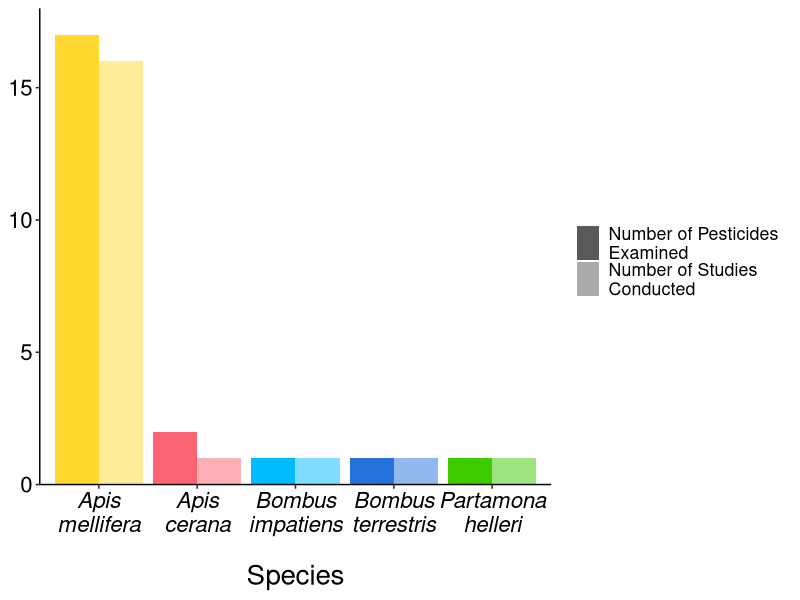
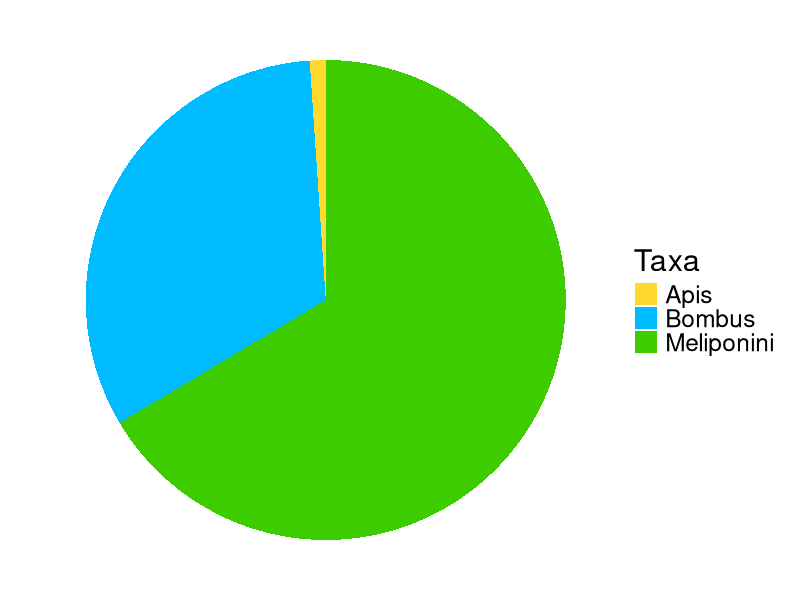

Recreate these plots in R, in order.
## ---- chunk 1
library(tidyverse)
library(ggpubr)
## ---- chunk 2
speciespesticide <- read.csv("tables/speciesandpesticides.csv", stringsAsFactors = TRUE, na.strings=c(""))

str(speciespesticide)
## ---- chunk 3
#Make dataframe for number of studies
studiesn<-speciespesticide %>%
  dplyr::filter(time_period == "recent") %>% 
  group_by(species) %>% 
  count(authors) %>% 
    summarize(studiesn=n())

#Make dataframe for number of pesticides
speciesn<-speciespesticide %>% 
  dplyr::filter(year > 2014) %>% 
  group_by(species) %>% 
  count(pesticide) %>% 
  summarize(pesticiden=n())

#Merge dataframes
df_speciesandstudies <- left_join(studiesn, speciesn, by = c("species" = "species"))

#Get into long format
df_speciesandstudies_long <- df_speciesandstudies %>% 
  pivot_longer(!species, names_to = "type", values_to = "number")

#Reorder species
df_speciesandstudies_long$species <- factor(df_speciesandstudies_long$species, levels = c("Apis mellifera", "Apis cerana", "Bombus impatiens", "Bombus terrestris", "Partamona helleri"))


#Create function to split species names for x-axis labels
addline_format <- function(x,...){
    gsub('\\s','\n',x)
}

#Make the plot
df_speciesandstudies_long %>% 
  ggplot(aes(x=fct_reorder(species, number, .desc = TRUE), y=number, fill=species, alpha=type)) +
    geom_bar(width=0.9, stat = "identity", position = "dodge") +
    theme_pubr() +
    theme(text = element_text(size = 16), 
          axis.text.x = element_text(face = "italic", size = 16),
          legend.position = "right",
          axis.title.y = element_blank(),
          axis.title.x = element_text(size = 20, margin = margin(t = 20, r = 0, b = 0, l = 0)))+
    scale_y_continuous(name ="Number", 
                       breaks = seq(0, 20, len = 5), 
                       expand = c(0, 0),
                       limits = c(0,18))+
    scale_fill_manual(guide = 'none', values=c("#FFD930","#FC6471", "#00BBFF", "#2372D9", "#3DCC00")) +
  scale_alpha_discrete(range = c(1, 0.5), name = "", labels = c("Number of Pesticides \nExamined", "Number of Studies \nConducted"))+
    labs(fill = "Species", alpha = "")+
  scale_x_discrete(name="Species", breaks=unique(df_speciesandstudies_long$species), labels=addline_format(c("Apis cerana", 
                        "Apis mellifera", "Bombus impatiens", "Bombus terrestris", "Partamona helleri")))
## ---- chunk 4
  allbeetaxa <- read.csv("tables/bees.csv", stringsAsFactors = TRUE, na.strings=c(""))

str(allbeetaxa)
## ---- chunk 5
allbeetaxa %>%  
  ggplot(aes(x="", y=n, fill=gen)) +
  geom_bar(width=1, stat = "identity") +
  coord_polar("y", start=0) +
  theme_void() +
  scale_fill_manual(name = "Taxa", values=c("#FFD930", "#00BBFF", "#3DCC00")) +
  theme(text = element_text(size = 22)) +
  guides(colour = guide_legend(override.aes = list(size=16)))+
  theme(axis.text.x=element_blank())
